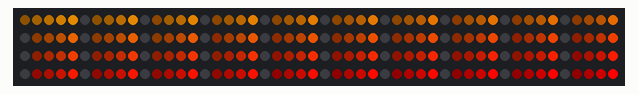
A sketch run on a simulated Arduino Uno, built with avr-gcc and run on an emulated ATmega328P. Shown: 200 RGB LEDs in strip order, left to right, continuing on the next row.

Above: at 0.02 s.
At 0.49 s:
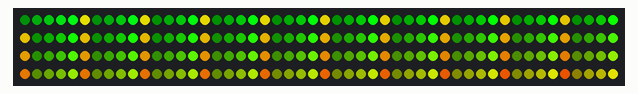
At 1.1 s:
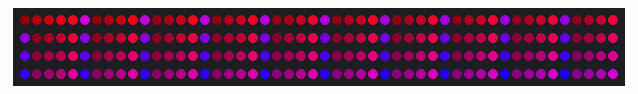
At 1.7 s:
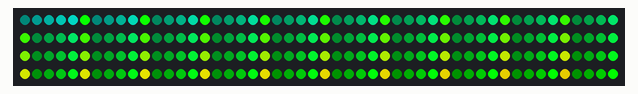
At 2.31 s:
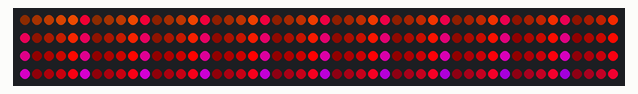

Measured:
- by itself, everything shown: repeats every 1.9 s, in 32 steps

The sketch:

fastled_rainbow.ino
```cpp
#include "FastLED.h"

#define NUM_LEDS 200

#define DATA_PIN 3

CRGB leds[NUM_LEDS];

int hue;
int sat;
int val;

void setup()
{
  FastLED.addLeds<WS2811, DATA_PIN, RGB>(leds, NUM_LEDS);
  hue = 0;
  sat = 255;
  val = 255;
}

void loop()
{
  for (int i = NUM_LEDS - 1; i >= 0; i-=5)
  {
    if (i+4 < NUM_LEDS)
      leds[i+4] = leds[i+3];
    if (i+3 < NUM_LEDS)
      leds[i+3] = leds[i+2];
    if (i+2 < NUM_LEDS)
      leds[i+2] = leds[i+1];
    if (i+1 < NUM_LEDS)
      leds[i+1] = leds[i];

    if (i-4 >= 0)
      leds[i-4] = CHSV(hue, sat, val - 190);
    if (i-3 >= 0)
      leds[i-3] = CHSV(hue, sat, val - 140);
    if (i-2 >= 0)
      leds[i-2] = CHSV(hue, sat, val - 90);
    if (i-1 >= 0)
      leds[i-1] = CHSV(hue, sat, val - 40);
    leds[i] = CHSV(hue++, sat, val);

    if (hue > 255)
      hue = 0;
  }

  FastLED.show();

  delay(50);
}
```
